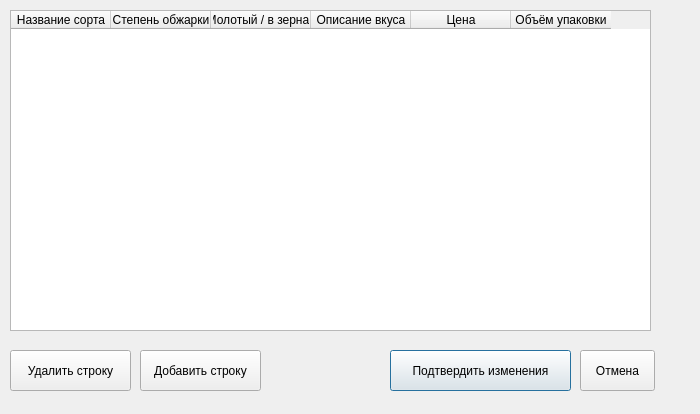
<?xml version="1.0" encoding="UTF-8"?>
<ui version="4.0">
 <class>Dialog</class>
 <widget class="QDialog" name="Dialog">
  <property name="geometry">
   <rect>
    <x>0</x>
    <y>0</y>
    <width>700</width>
    <height>414</height>
   </rect>
  </property>
  <property name="windowTitle">
   <string>Dialog</string>
  </property>
  <widget class="QTableWidget" name="table">
   <property name="geometry">
    <rect>
     <x>10</x>
     <y>10</y>
     <width>641</width>
     <height>321</height>
    </rect>
   </property>
   <column>
    <property name="text">
     <string>Название сорта</string>
    </property>
   </column>
   <column>
    <property name="text">
     <string>Степень обжарки</string>
    </property>
   </column>
   <column>
    <property name="text">
     <string>Молотый / в зернах</string>
    </property>
   </column>
   <column>
    <property name="text">
     <string>Описание вкуса</string>
    </property>
   </column>
   <column>
    <property name="text">
     <string>Цена</string>
    </property>
   </column>
   <column>
    <property name="text">
     <string>Объём упаковки</string>
    </property>
   </column>
  </widget>
  <widget class="QPushButton" name="btncommit">
   <property name="geometry">
    <rect>
     <x>390</x>
     <y>350</y>
     <width>181</width>
     <height>41</height>
    </rect>
   </property>
   <property name="text">
    <string>Подтвердить изменения</string>
   </property>
  </widget>
  <widget class="QPushButton" name="btndel">
   <property name="geometry">
    <rect>
     <x>10</x>
     <y>350</y>
     <width>121</width>
     <height>41</height>
    </rect>
   </property>
   <property name="text">
    <string>Удалить строку</string>
   </property>
  </widget>
  <widget class="QPushButton" name="btnadd">
   <property name="geometry">
    <rect>
     <x>140</x>
     <y>350</y>
     <width>121</width>
     <height>41</height>
    </rect>
   </property>
   <property name="text">
    <string>Добавить строку</string>
   </property>
  </widget>
  <widget class="QPushButton" name="btnotm">
   <property name="geometry">
    <rect>
     <x>580</x>
     <y>350</y>
     <width>75</width>
     <height>41</height>
    </rect>
   </property>
   <property name="text">
    <string>Отмена</string>
   </property>
  </widget>
 </widget>
 <resources/>
 <connections/>
</ui>
